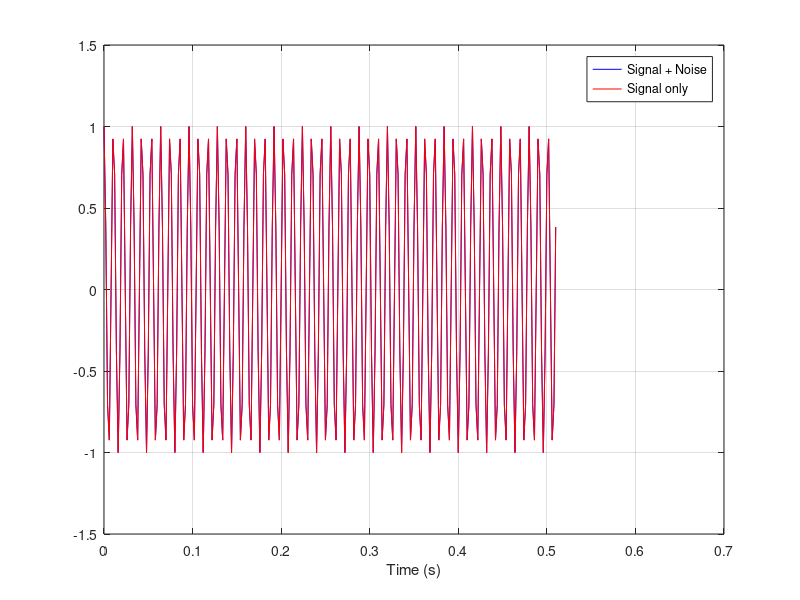
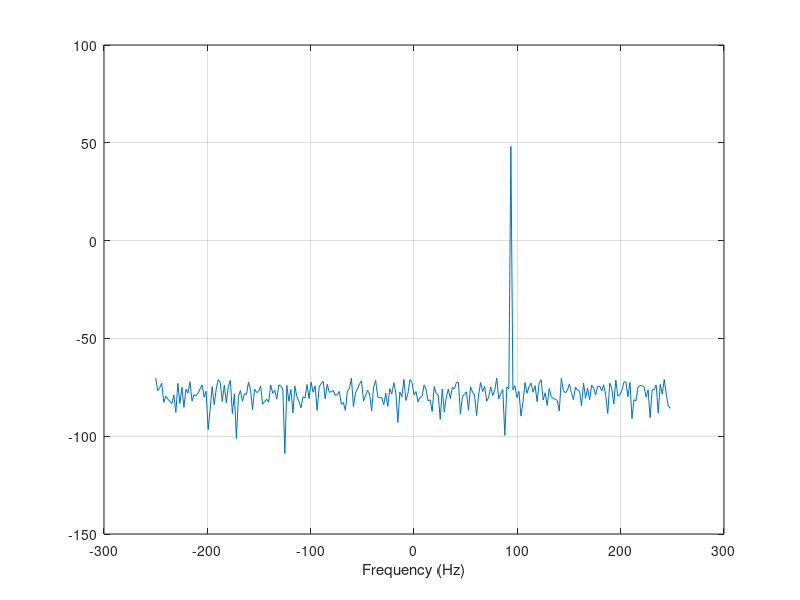

MATLAB code for these plots, in order: (Note: this script raises an error after producing the figures.)
% Signal to noise ratio
clear all;
close all;

% User input parameters
N = 256;
fs = 500;
f = 93.75;  % Corresponds exactly to a frequency bin 
            % Explore what happens when f is not aligned to a frequency bin
SNR_dB = 100; 
A_n = 10^(-SNR_dB/20);  

% Compute signal and noise in the time-domain 
t = (0:1:(N-1))*1/fs;
Signal = exp(1i*2*pi*f*t);
Noise = A_n*(normrnd(0,1,1,N) + 1i*normrnd(0,1,1,N))*1/sqrt(2); % 1/sqrt(2) used to normalise the noise power to one 
SignalPlusNoise = Signal + Noise; 

% Verification - Estimate the SNR in the time-domain 
Estimate_SNR_TimeDomain = 10*log10(var(Signal)/var(Noise));
disp(['User set SNR =  ', num2str(SNR_dB), ' dB' ])
disp(['Estimate of SNR in the time domain =  ', num2str(Estimate_SNR_TimeDomain), ' dB' ])


% ------------------------------------------
% Plot signal in the time domain 
figure; plot(t, real(SignalPlusNoise), '-b');
hold on;
plot(t, real(Signal), '-r');
xlabel('Time (s)');
legend('Signal + Noise', 'Signal only');
grid on;
% ------------------------------------------

FFT_SignalOnly = fft(Signal);
FFT_SignalPlusNoise = fft(SignalPlusNoise);
FFT_Noise = fft(Noise);

FrequencyAxis_Hz = (-N/2:1:(N/2-1))*fs/N;

% -----------------------------------------------------------------------------------
% Plot signal + noise in the frequency domain 
FFT_SignalPlus_Noise_dB = 20*log10(abs(fftshift(FFT_SignalPlusNoise)));

figure; plot(FrequencyAxis_Hz, FFT_SignalPlus_Noise_dB);
xlabel('Frequency (Hz)');
grid on;
% -----------------------------------------------------------------------------------

% -----------------------------------------------------------------------------------
% Plot noise in the frequency domain 
histogram(real(FFT_Noise));
FFT_Noise_dB = 20*log10(abs(fftshift(FFT_Noise)));

figure; plot(FrequencyAxis_Hz, FFT_Noise_dB);
xlabel('Frequency (Hz)');
grid on;
% -------------------------------------------------------------------------------------------

% Verification - Estimate the SNR in the frequency domain 
Estimate_SNR_FreqDomain = 10*log10(var(FFT_SignalOnly)/var(FFT_Noise));
disp(['Estimate of SNR in the frequency domain =  ', num2str(Estimate_SNR_FreqDomain), ' dB' ])

% Nyasha to do: Estimate the SNR from SignalPlusNoise and Noise signals only 
% ----------------------------------------------------------------------------


% --------

% SNR_dB = 10*log10(var(fftshift(FFT_SignalPlusNoise))) - 10*log10(var(FFT_Noise)); % Book Equation 
SNR_dB = max(FFT_SignalPlus_Noise_dB) - 10*log10(var(FFT_Noise)) - 10*log10(N); % Equation without sources


Adjusted_SNR_dB = SNR_dB;  % Adjusting for the integration gain

disp(['Nyasha: Estimate of SNR in the frequency domain =  ', num2str(Adjusted_SNR_dB), ' dB' ])

% disp(['Estimate of max SNR in the frequency domain =  ', num2str(Estimate_MaxSNR_FreqDomain), ' dB' ])

